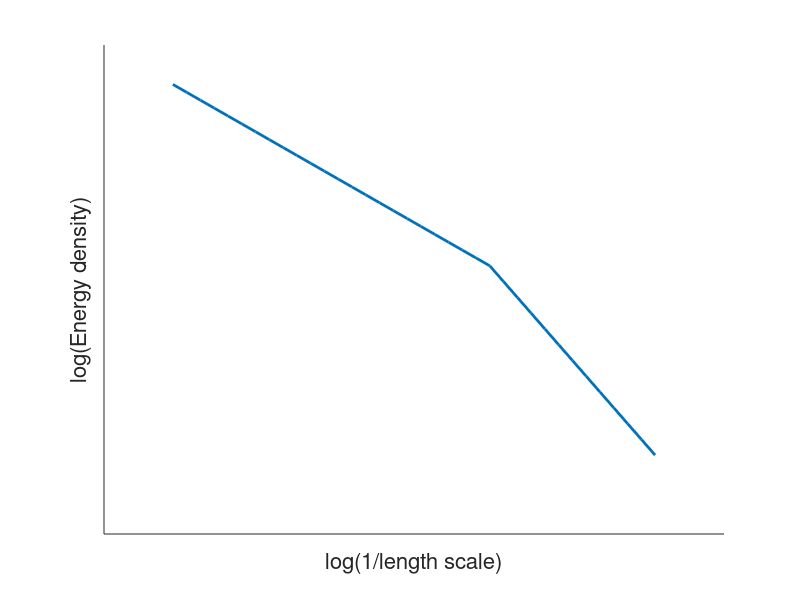

Here is the MATLAB script that generated this plot: (Note: this script raises an error after producing the figure.)


xb=28; % breakpoint between lines
close
hca=axes; hold(hca,'on')
set(gcf,'position',[560 639 560 309]);

fontsize=16;
set(gcf,'defaultAxesFontSize',fontsize);
set(gcf,'defaultTextFontSize',fontsize);
set(gcf,'defaultAxesFontUnits','pixels');
set(gcf,'defaultTextFontUnits','pixels');
% lines
x1 = 5:xb; 
x2 = xb:40;
y0 = 100;
k1 = -1; 
k2 = -2;
y1 = y0+k1*x1;
y2 = y1(end)*(1-k2/k1)+k2/k1*y0+k2*x2;
x =[x1 x2];
y =[y1 y2];
plot(hca,x,y,'linewidth',2)
ylabel(hca,'log(Energy density)','fontsize',fontsize)
xlabel(hca,'log(1/length scale)','fontsize',fontsize)
set(gca,'xtick',[],'ytick',[],...
    'xlim',5*[-1 1]+x([1 end]),'ylim',5*[-2 1]+sort(y([1 end])))

% arrow, energy flow
arx0=10;
ary0=84;
arlength=10; 
arrow([arx0 ary0],[arx0+arlength ary0+k1*(arlength)],'width',3,'tipangle',35)
artext=text(arx0-3,ary0-8,'Energy flow','rotation',-0);

% dissipation region
plot([xb xb],[42 85],'--k')
text(32,82,'THOR','rotation',-0,'fontsize',18,'color',[0 0 0]);
text(32,74,{'dissipation','range'},'rotation',-0);

% scales
y_scales=45;
if 1    
    %arrow([xb-11 y_scales],[xb-15 y_scales],'width',2,'tipangle',35,'baseangle',60)
    %arrow([xb+11 y_scales],[xb+15 y_scales],'width',2,'tipangle',35,'baseangle',60)
    arrow([xb-1 y_scales],[xb-13 y_scales],'width',2,'tipangle',35,'baseangle',60)
    arrow([xb+1 y_scales],[xb+13 y_scales],'width',2,'tipangle',35,'baseangle',60)
    text(xb-1,y_scales+3,{'fluid scale'},'rotation',-0,'horizontalalignment','right');
    th=text(xb+1,y_scales+3,'kinetic scale','rotation',-0);
else
    arrow([xb-3 y_scales],[xb y_scales],'width',2,'tipangle',35,'baseangle',60)
    arrow([xb+3 y_scales],[xb y_scales],'width',2,'tipangle',35,'baseangle',60)
    text(xb-13,y_scales,{'larger scale'},'rotation',-0);
    text(xb+4,y_scales,'kinetic scale','rotation',-0);
end
box(gca,'on')

